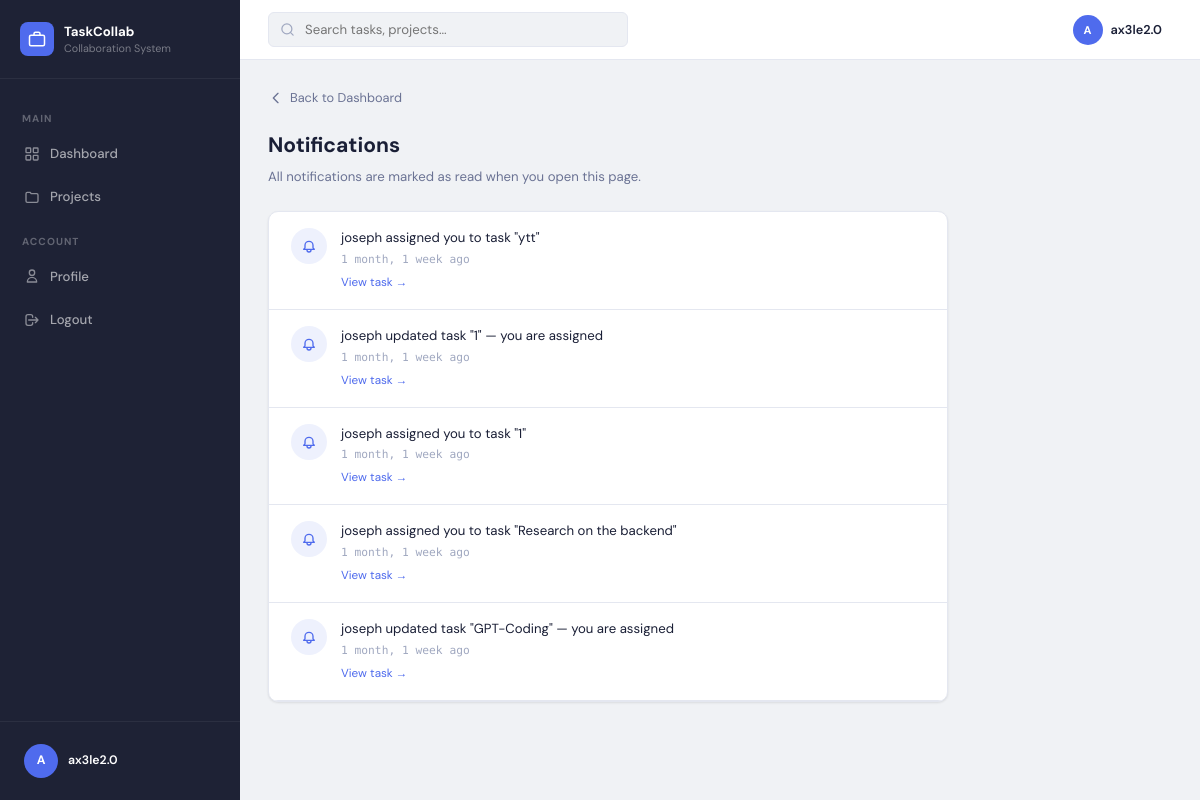
Screenshot of /notifications/ (signed in) with the database file from the repository.
### tasks/models.py (models this page shows, shortened)
class Notification(models.Model):
    recipient  = models.ForeignKey(User, on_delete=models.CASCADE, related_name='notifications')
    message    = models.CharField(max_length=255)
    link       = models.CharField(max_length=255, blank=True)
    is_read    = models.BooleanField(default=False)
    created_at = models.DateTimeField(auto_now_add=True)
    class Meta:
        ordering = ['-created_at']

### tasks/views.py (the view)
# urls.py: path('notifications/', views.notifications_view, name='notifications'),
@login_required(login_url='login')
def notifications_view(request):
    notifications = Notification.objects.filter(
        recipient=request.user
    ).order_by('-created_at')[:20]
    Notification.objects.filter(
        recipient=request.user, is_read=False
    ).update(is_read=True)
    return render(request, 'tasks/notifications.html', {
        'notifications': notifications,
    })

### templates/tasks/notifications.html (shortened to what this page needs)
{% load static %}
<!DOCTYPE html>
<html lang="en">
<head>
  <link rel="stylesheet" href="{% static 'css/style.css' %}">
</head>
<body>
<div class="app">
  <aside class="sidebar">
    <div class="sb-brand">
      <div class="sb-logo">
      </div>
      <div class="sb-name">TaskCollab <span>Collaboration System</span></div>
    </div>
    <nav class="sb-nav">
      <div class="sb-label">Main</div>
      <a href="{% url 'dashboard' %}" class="nav-item">
        <svg xmlns="http://www.w3.org/2000/svg" fill="none" viewBox="0 0 24 24" stroke="currentColor" stroke-width="2">
          <rect x="3" y="3" width="7" height="7" rx="1"/><rect x="14" y="3" width="7" height="7" rx="1"/>
          <rect x="14" y="14" width="7" height="7" rx="1"/><rect x="3" y="14" width="7" height="7" rx="1"/>
        </svg>
        Dashboard
      </a>
      <a href="{% url 'project_list' %}" class="nav-item">
        <svg xmlns="http://www.w3.org/2000/svg" fill="none" viewBox="0 0 24 24" stroke="currentColor" stroke-width="2">
          <path stroke-linecap="round" stroke-linejoin="round" d="M3 7a2 2 0 012-2h4l2 2h8a2 2 0 012 2v9a2 2 0 01-2 2H5a2 2 0 01-2-2V7z"/>
        </svg>
        Projects
      </a>
      <div class="sb-label">Account</div>
      <a href="{% url 'profile' %}" class="nav-item">
        <svg xmlns="http://www.w3.org/2000/svg" fill="none" viewBox="0 0 24 24" stroke="currentColor" stroke-width="2">
          <path stroke-linecap="round" stroke-linejoin="round" d="M16 7a4 4 0 11-8 0 4 4 0 018 0zM12 14a7 7 0 00-7 7h14a7 7 0 00-7-7z"/>
        </svg>
        Profile
      </a>
      <a href="{% url 'logout' %}" class="nav-item">
        <svg xmlns="http://www.w3.org/2000/svg" fill="none" viewBox="0 0 24 24" stroke="currentColor" stroke-width="2">
          <path stroke-linecap="round" stroke-linejoin="round" d="M17 16l4-4m0 0l-4-4m4 4H7m6 4v1a3 3 0 01-3 3H6a3 3 0 01-3-3V7a3 3 0 013-3h4a3 3 0 013 3v1"/>
        </svg>
        Logout
      </a>
    </nav>
    <div class="sb-foot">
      <div class="sb-user">
        <div class="avatar av-lg">{{ request.user.username|first|upper }}</div>
        <div style="flex:1;min-width:0;">
          <div style="font-size:.82rem;font-weight:600;color:#fff;">{{ request.user.username }}</div>
        </div>
      </div>
    </div>
  </aside>
  <div class="main">
    <header class="topbar">
      <div class="search-wrap">
        <svg xmlns="http://www.w3.org/2000/svg" fill="none" viewBox="0 0 24 24" stroke="currentColor" stroke-width="2">
          <circle cx="11" cy="11" r="8"/><path stroke-linecap="round" stroke-linejoin="round" d="M21 21l-4.35-4.35"/>
        </svg>
        <form method="GET" action="{% url 'search' %}" style="flex:1;">
          <input type="text" name="q" class="search-inp" placeholder="Search tasks, projects...">
        </form>
      </div>
      <div class="topbar-right">
        <button class="user-btn">
          <div class="avatar" style="width:30px;height:30px;font-size:.75rem;">{{ request.user.username|first|upper }}</div>
          <span style="font-size:.85rem;font-weight:600;color:var(--text);">{{ request.user.username }}</span>
        </button>
      </div>
    </header>
    <main class="page">
      <div style="margin-bottom:16px;">
        <a href="{% url 'dashboard' %}"
           style="display:inline-flex;align-items:center;gap:6px;font-size:.85rem;color:var(--muted);text-decoration:none;">
          <svg xmlns="http://www.w3.org/2000/svg" fill="none" viewBox="0 0 24 24" stroke="currentColor" stroke-width="2" style="width:16px;height:16px;">
            <path stroke-linecap="round" stroke-linejoin="round" d="M15 19l-7-7 7-7"/>
          </svg>
          Back to Dashboard
        </a>
      </div>
      <div class="page-hd">
        <h1 class="page-title">Notifications</h1>
        <p class="page-sub">All notifications are marked as read when you open this page.</p>
      </div>
      <div class="card" style="max-width:680px;">
        {% for notif in notifications %}
        <div style="display:flex;align-items:flex-start;gap:14px;padding:16px 22px;border-bottom:1px solid var(--border);transition:background .15s;"
             onmouseover="this.style.background='var(--bg)'"
             onmouseout="this.style.background='transparent'">
          <div style="width:36px;height:36px;border-radius:50%;background:var(--accent-l);display:flex;align-items:center;justify-content:center;flex-shrink:0;">
          </div>
          <div style="flex:1;min-width:0;">
            <div style="font-size:.88rem;color:var(--text);line-height:1.5;">
              {{ notif.message }}
            </div>
            <div style="font-size:.75rem;color:var(--light);margin-top:3px;font-family:var(--mono);">
              {{ notif.created_at|timesince }} ago
            </div>
            {% if notif.link %}
            <a href="{{ notif.link }}" style="font-size:.78rem;color:var(--accent);margin-top:4px;display:inline-block;">
              View task →
            </a>
            {% endif %}
          </div>
        </div>
        {% endfor %}
      </div>
    </main>
  </div>
</div>
</body>
</html>

### static/css/style.css (style rules this page uses)
:root { --bg:#F0F2F5; --white:#FFFFFF; --sidebar:#1E2235; --sidebar-h:#2D3250; --sidebar-a:#4F6BED; --accent:#4F6BED; --accent-l:#EEF1FD; --accent-d:#3A54D4; --text:#1A1F36; --muted:#6B7394; --light:#A0A8C0; --border:#E4E7F0; --green:#22C55E; --green-bg:#DCFCE7; --amber:#F59E0B; --amber-bg:#FEF3C7; --red:#EF4444; --red-bg:#FEE2E2; --blue:#3B82F6; --blue-bg:#DBEAFE; --shadow:0 1px 3px rgba(0,0,0,.06),0 1px 2px rgba(0,0,0,.04); --shadow-md:0 4px 12px rgba(0,0,0,.08); --r:6px; --r-md:10px; --sidebar-w:240px; --font:'DM Sans',sans-serif; --mono:'DM Mono',monospace; }
*,*::before,*::after { box-sizing:border-box;margin:0;padding:0 }
html { font-size:15px }
body { font-family:var(--font);background:var(--bg);color:var(--text);line-height:1.6;min-height:100vh }
a { color:var(--accent);text-decoration:none }
button,input,select,textarea { font-family:var(--font) }
.app { display:flex;min-height:100vh }
.sidebar { width:var(--sidebar-w);background:var(--sidebar);display:flex;flex-direction:column;position:fixed;top:0;left:0;height:100vh;z-index:100 }
.sb-brand { display:flex;align-items:center;gap:10px;padding:22px 20px;border-bottom:1px solid rgba(255,255,255,.06) }
.sb-logo { width:34px;height:34px;background:var(--accent);border-radius:8px;display:flex;align-items:center;justify-content:center;flex-shrink:0 }
.sb-logo svg { color:#fff;width:18px;height:18px }
.sb-name { font-size:.88rem;font-weight:700;color:#fff;line-height:1.3 }
.sb-name span { display:block;font-weight:400;font-size:.72rem;color:rgba(255,255,255,.4) }
.sb-nav { flex:1;padding:16px 12px;overflow-y:auto }
.sb-label { font-size:.68rem;font-weight:700;text-transform:uppercase;letter-spacing:.1em;color:rgba(255,255,255,.3);padding:0 10px;margin:16px 0 6px }
.nav-item { display:flex;align-items:center;gap:10px;padding:10px 12px;border-radius:var(--r);color:rgba(255,255,255,.6);font-size:.88rem;font-weight:500;cursor:pointer;transition:all .15s;margin-bottom:2px;text-decoration:none }
.nav-item svg { width:16px;height:16px;flex-shrink:0;opacity:.8 }
.sb-foot { padding:12px;border-top:1px solid rgba(255,255,255,.06) }
.sb-user { display:flex;align-items:center;gap:10px;padding:10px 12px;border-radius:var(--r);cursor:pointer;transition:background .15s }
.main { flex:1;margin-left:var(--sidebar-w);display:flex;flex-direction:column;min-height:100vh }
.topbar { background:var(--white);border-bottom:1px solid var(--border);padding:0 28px;height:60px;display:flex;align-items:center;gap:16px;position:sticky;top:0;z-index:50 }
.search-wrap { flex:1;max-width:360px;position:relative;display:flex;align-items:center }
.search-wrap svg { position:absolute;left:12px;width:15px;height:15px;color:var(--light) }
.search-inp { width:100%;padding:8px 12px 8px 36px;border:1.5px solid var(--border);border-radius:var(--r);font-size:.88rem;background:var(--bg);color:var(--text);outline:none;transition:border-color .2s }
.topbar-right { display:flex;align-items:center;gap:8px;margin-left:auto }
.user-btn { display:flex;align-items:center;gap:8px;padding:5px 10px;border-radius:var(--r);border:none;background:transparent;cursor:pointer;transition:background .15s }
.avatar { border-radius:50%;background:var(--accent);display:flex;align-items:center;justify-content:center;font-weight:700;color:#fff;flex-shrink:0 }
.av-lg { width:34px;height:34px;font-size:.82rem }
.page { padding:28px;flex:1 }
.page-hd { margin-bottom:24px }
.page-title { font-size:1.4rem;font-weight:700;margin-bottom:3px }
.page-sub { font-size:.88rem;color:var(--muted) }
.card { background:var(--white);border-radius:var(--r-md);border:1px solid var(--border);box-shadow:var(--shadow);overflow:hidden }

### rows the page displays
Notification: message "joseph assigned you to task \"ytt\"", created_at "1 month, 1 week"
Notification: message "joseph updated task \"1\" — you are assigned", created_at "1 month, 1 week"
Notification: message "joseph assigned you to task \"1\"", created_at "1 month, 1 week"
Notification: message "joseph assigned you to task \"Research on the backend\"", created_at "1 month, 1 week"
Notification: message "joseph updated task \"GPT-Coding\" — you are assigned", created_at "1 month, 1 week"

### other values shown
{{ request.user.username|first|upper }} "A"
{{ request.user.username }} "ax3le2.0"
